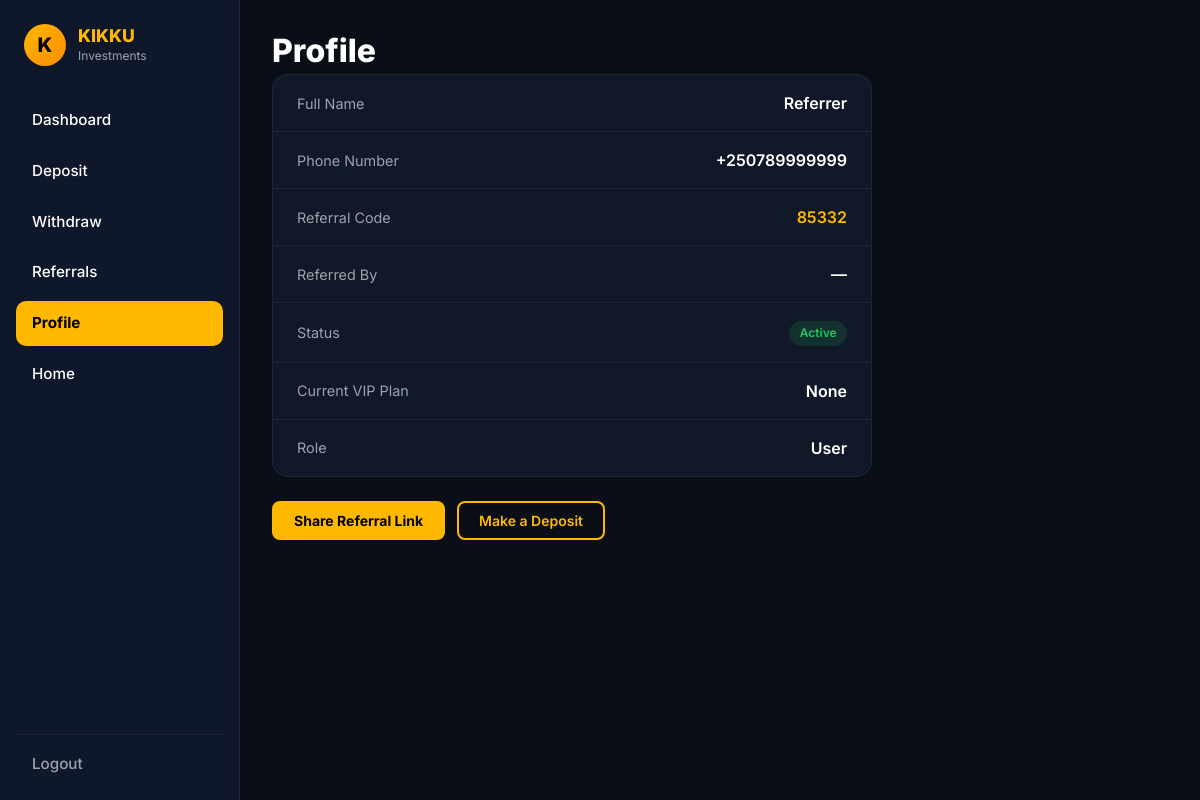
Page /dashboard/profile/ (signed in) on the committed database.
### accounts/models.py (models this page shows, shortened)
class CustomUser(AbstractUser):
    ROLE_CHOICES = (
        ("user", "User"),
        ("admin", "Admin"),
    )
    STATUS_CHOICES = (
        ("active", "Active"),
        ("blocked", "Blocked"),
    )
    phone_number = models.CharField(
        max_length=20,
        unique=True
    )
    referral_code = models.CharField(
        max_length=10,
        unique=True,
        blank=True
    )
    referred_by = models.ForeignKey(
        "self",
        null=True,
        blank=True,
        on_delete=models.SET_NULL
    )
    role = models.CharField(
        max_length=20,
        choices=ROLE_CHOICES,
        default="user"
    )
    status = models.CharField(
        max_length=20,
        choices=STATUS_CHOICES,
        default="active"
    )
    balance = models.DecimalField(
        max_digits=12,
        decimal_places=2,
        default=0
    )
    total_referrals = models.IntegerField(default=0)
    referral_earnings = models.DecimalField(
        max_digits=12,
        decimal_places=2,
        default=0
    )
    vip_plan = models.CharField(
        max_length=100,
        null=True,
        blank=True
    )
    total_deposits = models.DecimalField(
        max_digits=12,
        decimal_places=2,
        default=0
    )
    total_withdrawals = models.DecimalField(
        max_digits=12,
        decimal_places=2,
        default=0
    )

### dashboard/views.py (the view)
@login_required
@active_user_required
def profile_view(request):
    pending_deposits = Deposit.objects.filter(
        user=request.user,
        status="pending",
    ).count()
    return render(
        request,
        "dashboard/profile.html",
        {
            "pending_deposits": pending_deposits,
        },
    )

### kikku_investments/context_processors.py (called while the page is built)
def community_links(request):
    return {
        "whatsapp_phone": settings.WHATSAPP_PHONE,
        "whatsapp_contact_url": settings.WHATSAPP_CONTACT_URL,
        "whatsapp_community_url": settings.WHATSAPP_COMMUNITY_URL,
        "telegram_group_url": settings.TELEGRAM_GROUP_URL,
    }

### templates/dashboard/profile.html (shortened to what this page needs)
{% extends 'dashboard/base_dashboard.html' %}
{% block dashboard_content %}
<div class="dashboard-header">
    <h1>Profile</h1>
</div>
<div class="profile-card">
    <div class="profile-row">
        <span class="profile-label">Full Name</span>
        <span class="profile-value">{{ user.first_name|default:"—" }}</span>
    </div>
    <div class="profile-row">
        <span class="profile-label">Phone Number</span>
        <span class="profile-value">{{ user.phone_number }}</span>
    </div>
    <div class="profile-row">
        <span class="profile-label">Referral Code</span>
        <span class="profile-value text-yellow">{{ user.referral_code }}</span>
    </div>
    <div class="profile-row">
        <span class="profile-label">Referred By</span>
        <span class="profile-value">
            {% if user.referred_by %}
                {{ user.referred_by.first_name|default:user.referred_by.username }}
            {% else %}
                —
            {% endif %}
        </span>
    </div>
    <div class="profile-row">
        <span class="profile-label">Status</span>
        <span class="profile-value">
            <span class="status-badge status-{{ user.status }}">
                {{ user.get_status_display }}
            </span>
        </span>
    </div>
    <div class="profile-row">
        <span class="profile-label">Current VIP Plan</span>
        <span class="profile-value">{{ user.vip_plan|default:"None" }}</span>
    </div>
    <div class="profile-row">
        <span class="profile-label">Role</span>
        <span class="profile-value">{{ user.get_role_display }}</span>
    </div>
</div>
<div class="dashboard-actions mt-4">
    <a href="{% url 'referrals' %}" class="btn btn-kikku-solid">Share Referral Link</a>
    <a href="{% url 'deposit' %}" class="btn btn-kikku-outline">Make a Deposit</a>
</div>
{% endblock %}

### static/css/style.css (style rules this page uses)
:root { --kikku-bg: #0a0e17; --kikku-bg-card: #111827; --kikku-bg-card-hover: #1a2235; --kikku-yellow: #ffb800; --kikku-yellow-dark: #e6a600; --kikku-orange: #ff8c00; --kikku-green: #22c55e; --kikku-whatsapp: #25d366; --kikku-telegram: #0088cc; --kikku-text: #ffffff; --kikku-text-muted: #9ca3af; --kikku-navy: #0f172a; }
* { box-sizing: border-box; }
body { background-color: var(--kikku-bg); color: var(--kikku-text); font-family: "Inter", system-ui, -apple-system, sans-serif; min-height: 100vh; }
a { text-decoration: none; }
.btn-kikku-outline { border: 2px solid var(--kikku-yellow); color: var(--kikku-yellow); background: transparent; border-radius: 8px; font-weight: 600; padding: 0.45rem 1.25rem; font-size: 0.875rem; transition: all 0.2s; }
.btn-kikku-solid { background: var(--kikku-yellow); color: #000; border: 2px solid var(--kikku-yellow); border-radius: 8px; font-weight: 700; padding: 0.45rem 1.25rem; font-size: 0.875rem; transition: all 0.2s; }
.dashboard-body { overflow-x: hidden; }
.dashboard-header h1 { font-size: 2rem; font-weight: 800; margin-bottom: 0.25rem; }
.text-yellow { color: var(--kikku-yellow); }
.dashboard-actions { display: flex; flex-wrap: wrap; gap: 0.75rem; }
.profile-card { background: var(--kikku-bg-card); border: 1px solid rgba(255, 255, 255, 0.06); border-radius: 16px; overflow: hidden; max-width: 600px; }
.profile-row { display: flex; justify-content: space-between; align-items: center; padding: 1rem 1.5rem; border-bottom: 1px solid rgba(255, 255, 255, 0.06); }
.profile-row:last-child { border-bottom: none; }
.profile-label { color: var(--kikku-text-muted); font-size: 0.9rem; }
.profile-value { font-weight: 600; text-align: right; }
.status-badge { display: inline-block; padding: 0.2rem 0.65rem; border-radius: 20px; font-size: 0.75rem; font-weight: 600; text-transform: capitalize; }
.status-approved, .status-completed, .status-active { background: rgba(34, 197, 94, 0.15); color: var(--kikku-green); }

### rows in the picture
CustomUser: first_name "Referrer", phone_number "+250789999999", referral_code "85332", status "Active", vip_plan "None", role "User"
